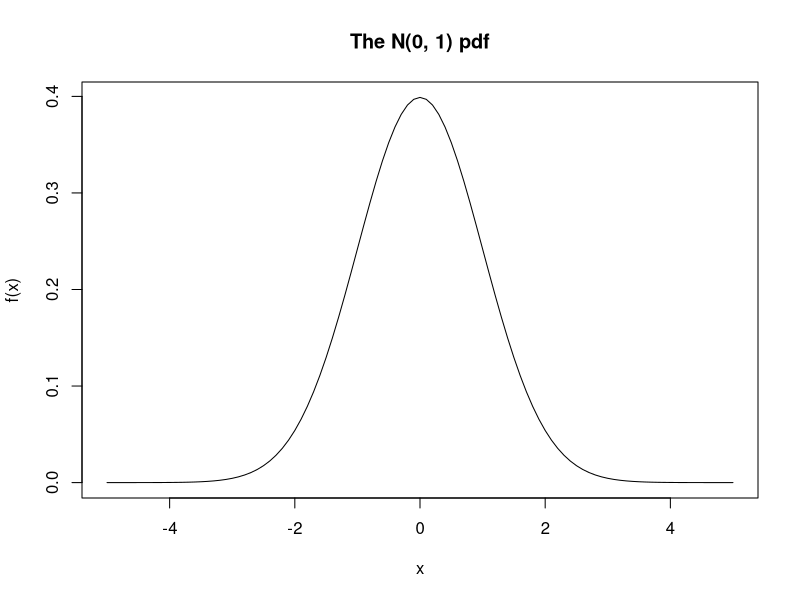

Write R code to recreate this figure.
## ---- chunk 1
curve(dnorm(x, mean = 0, sd = 1), from = -5, to = 5,
      ylab = "f(x)",
      main = "The N(0, 1) pdf")
## ---- chunk 2
1 - pnorm(90000, mean = 77500, sd = 5700)
## ---- chunk 3
1 - pnorm(175000, mean = 77500, sd = 5700)
